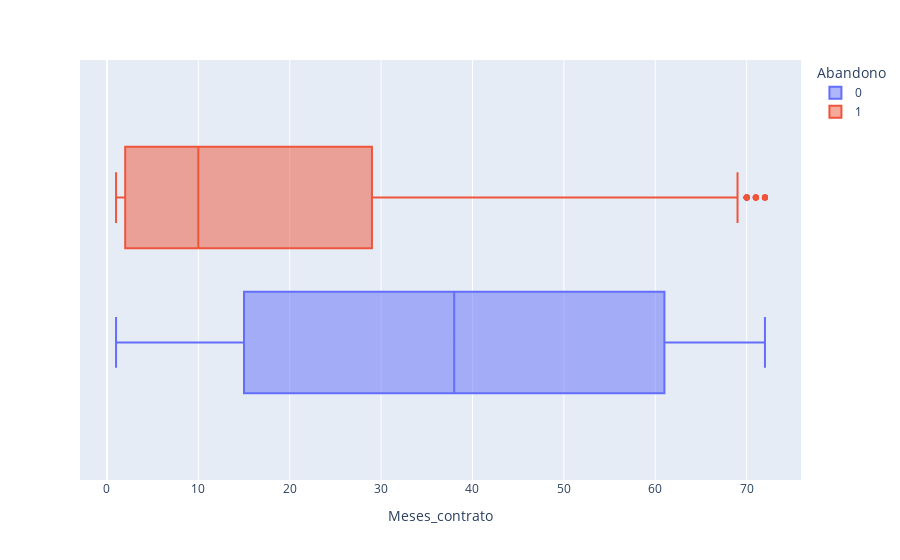

Notebook code for this chart:
### Code cell
df_contrato_abandono = df[['Meses_contrato', 'Abandono']]

px.box(data_frame= df_contrato_abandono, x = 'Meses_contrato', color= 'Abandono')

### Figure 1 — Plotly figure (JSON) as saved in the notebook; plotly's stock layout.template omitted (floating-point values rounded to 4 significant figures; data arrays with more than 128 entries replaced by an {"elided": "..."} marker saying what was removed)
{"data": [{"alignmentgroup": "True", "hovertemplate": "Abandono=0<br>Meses_contrato=%{x}<extra></extra>", "legendgroup": "0", "marker": {"color": "#636efa"}, "name": "0", "notched": false, "offsetgroup": "0", "orientation": "h", "showlegend": true, "type": "box", "x": {"elided": "5163 int values"}, "x0": " ", "xaxis": "x", "y0": " ", "yaxis": "y"}, {"alignmentgroup": "True", "hovertemplate": "Abandono=1<br>Meses_contrato=%{x}<extra></extra>", "legendgroup": "1", "marker": {"color": "#EF553B"}, "name": "1", "notched": false, "offsetgroup": "1", "orientation": "h", "showlegend": true, "type": "box", "x": {"elided": "1869 int values"}, "x0": " ", "xaxis": "x", "y0": " ", "yaxis": "y"}], "layout": {"boxmode": "group", "legend": {"title": {"text": "Abandono"}, "tracegroupgap": 0}, "margin": {"t": 60}, "xaxis": {"anchor": "y", "domain": [0, 1], "title": {"text": "Meses_contrato"}}, "yaxis": {"anchor": "x", "domain": [0, 1]}}}
